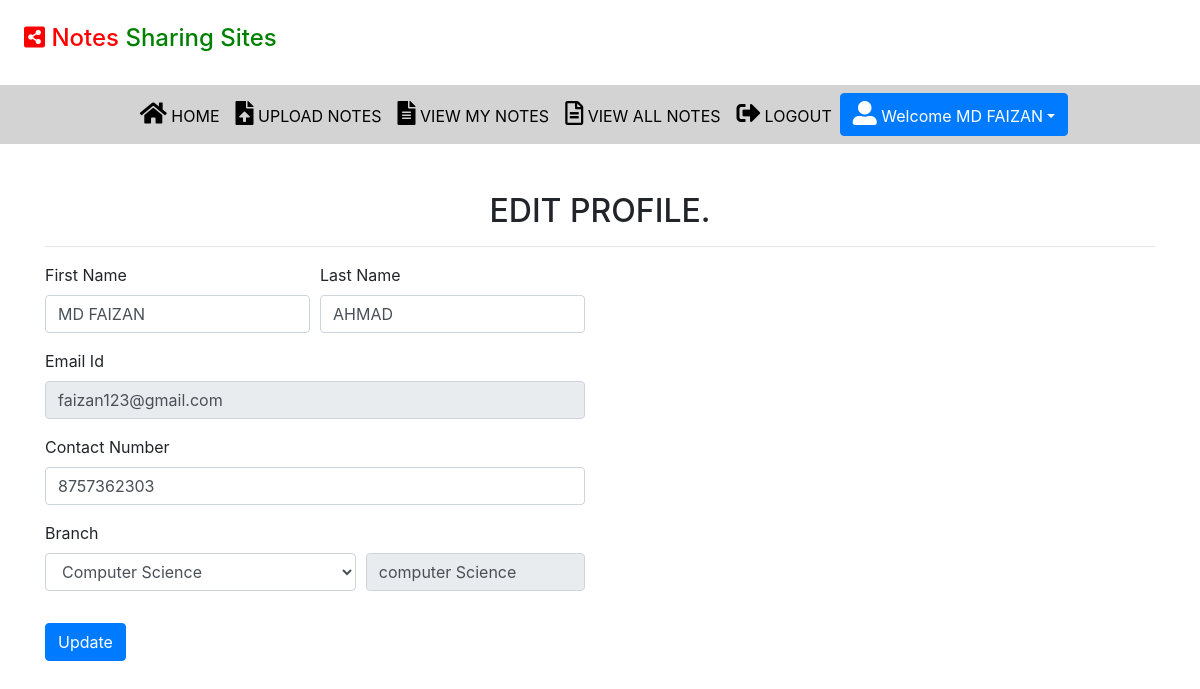
The page /edit_profile (signed in) on the database its author committed.
### notes/models.py (models this page shows, shortened)
class Signup(models.Model):
    user = models.ForeignKey(User,on_delete=models.CASCADE)
    contact = models.CharField(max_length=10)
    branch = models.CharField(max_length=30)
    role = models.CharField(max_length=15)

### notes/views.py (the view, shortened to what this page needs)
# urls.py: path('edit_profile', edit_profile, name='edit_profile'),
def edit_profile(request):
    if not request.user.is_authenticated:
        return redirect('user_login')
    user = User.objects.get(id=request.user.id)
    data = Signup.objects.get(user=user)
    error = False
    d = {'data': data, 'user': user, 'error': error}
    return render(request, 'edit_profile.html', d)

### notes/templates/edit_profile.html (shortened to what this page needs)
{%extends 'usernavigation.html'%}
{% load static %}
{% block body %}
<div class="container mt-5">
    <h2 class="text-center">EDIT PROFILE.</h2>
    <hr>
    <div class="row">
        <div class="col-sm-6">
        <form method="POST">
            <div class="form-row">
                <div class="form-group col-md-6">
                    <label>First Name</label>
                    <input type="text"class="form-control" value="{{data.user.first_name}}" name="firstname">
                </div>
                 <div class="form-group col-md-6">
                    <label>Last Name</label>
                    <input type="text"class="form-control" value="{{data.user.last_name}}"name="lastname">
                </div>
            </div>
              <div class="form-row">
                <div class="form-group col-md-12">
                    <label>Email Id </label>
                    <input type="text"class="form-control" value="{{data.user.username}}" name="emailid" readonly>
                </div>
            </div>
              <div class="form-row">
                <div class="form-group col-md-12">
                    <label>Contact Number </label>
                    <input type="text"class="form-control" value="{{data.contact}}" name="contact">
                </div>
            </div>
             <div class="form-row">
                <div class="form-group col-md-7">
                    <label>Branch </label>
                    <select class="form-control" name="branch">
                         <option value ="computer Science">Computer Science</option>
                    </select>
                </div>
                  <div class="form-group col-md-5 mt-2">
                      <br>
                      <input type="text" value="{{data.branch}}" class="form-control" readonly>
                      </div>
            </div>
            <input type="submit" value="Update" class="btn btn-primary mt-3">
        </form>
        </div>
    </div>
</div>
{% endblock %}

### notes/templates/usernavigation.html (shortened to what this page needs)
<html lang="en">
<head>
  {% load static%}
  <link rel="stylesheet" href="https://maxcdn.bootstrapcdn.com/bootstrap/4.3.1/css/bootstrap.min.css">
  <link rel="stylesheet" href="https://use.fontawesome.com/releases/v5.6.3/css/all.css"></head>
 <link rel="stylesheet" href="{%static 'css/mystyle.css'%}">
<body>
<H4 style="padding:2%"><span style="color:red"><i class='fas fa-share-alt-square' style='font-size:24px'></i>  Notes </span><span style="color:green">Sharing Sites</span></H4>
<nav class="navbar navbar-expand-sm justify-content-center" style=" background-color:lightgrey" >
<ul class="navbar-nav">
  <li class="navbar-item">
    <a class="nav-link" href="{% url 'profile'%}"><i class='fas fa-home' style='font-size:24px'></i> HOME</a>
  </li>
  <li class="navbar-item">
    <a class="nav-link" href="{% url 'upload_notes'%}"><i class='fas fa-file-upload' style='font-size:24px'></i>
 UPLOAD NOTES</a>
  </li>
  <li class="navbar-item">
    <a class="nav-link" href="{% url 'view_mynotes'%}"><i class='fas fa-file-alt' style='font-size:24px'></i>
 VIEW MY NOTES</a>
  </li>
  <li class="navbar-item">
    <a class="nav-link" href="{% url 'viewallnotes' %}"><i class='far fa-file-alt' style='font-size:24px'></i>
 VIEW ALL NOTES</a>
  </li>
  <li class="navbar-item">
    <a class="nav-link" href="{% url 'logout'%}"><i class='fas fa-sign-out-alt' style='font-size:24px'></i> LOGOUT</a>
  </li>
    <div class="btn-group">
      <button type="button" class="btn btn-primary dropdown-toggle" data-toggle="dropdown"><i class='fas fa-user-alt' style='font-size:24px'></i>
 Welcome {{request.user.first_name}}</button>
    </div>
</ul>
</nav>
</body>
</html>
{% block body %}
{% endblock %}

### notes/static/css/mystyle.css (style rules this page uses)
.nav-link { color:black; }

### rows shown on the page
Signup: firstname "MD FAIZAN", lastname "AHMAD", emailid "faizan123@gmail.com", contact "8757362303", branch "computer Science"

### other values the page prints
{{ request.user.first_name }} "MD FAIZAN"
